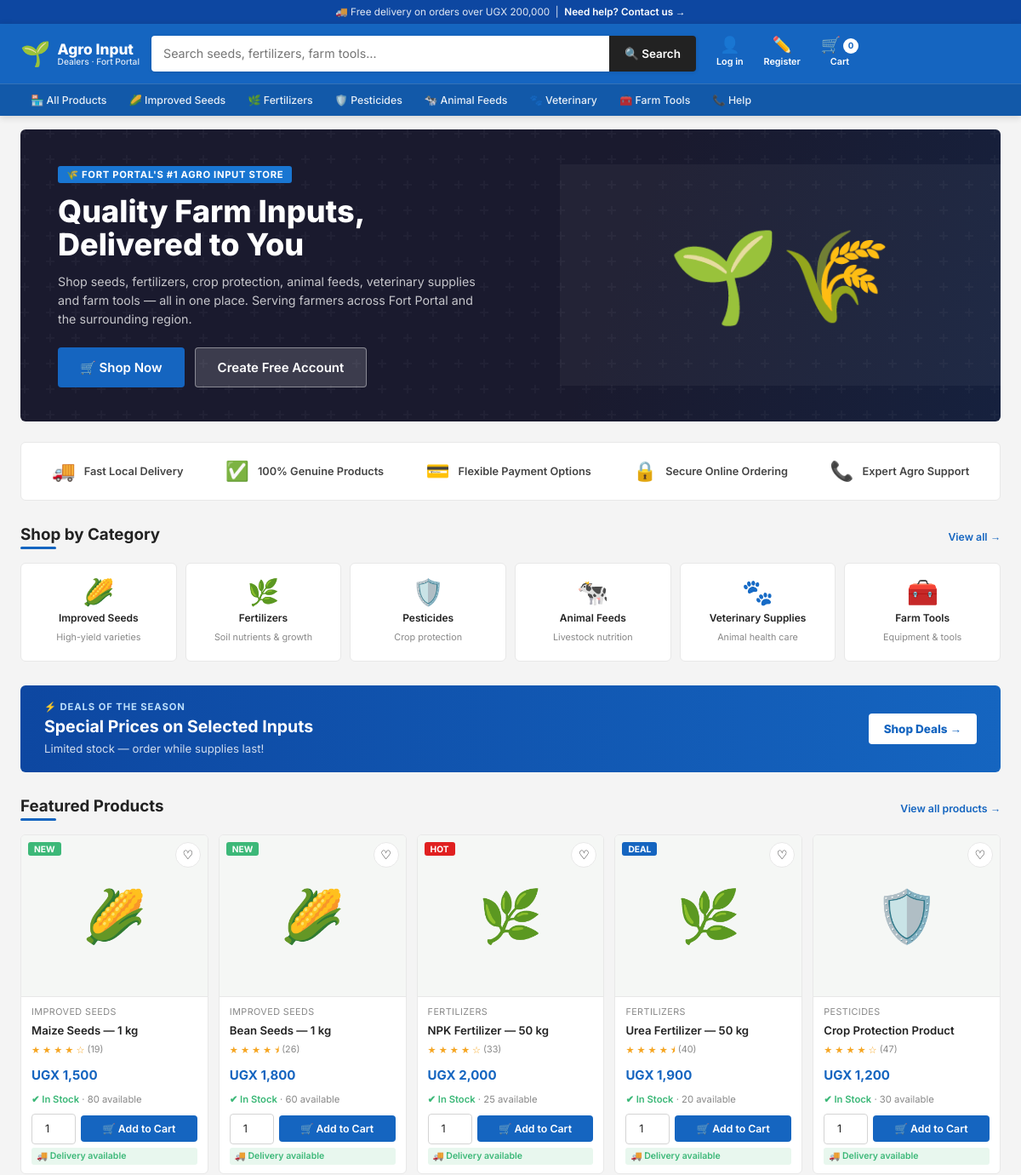
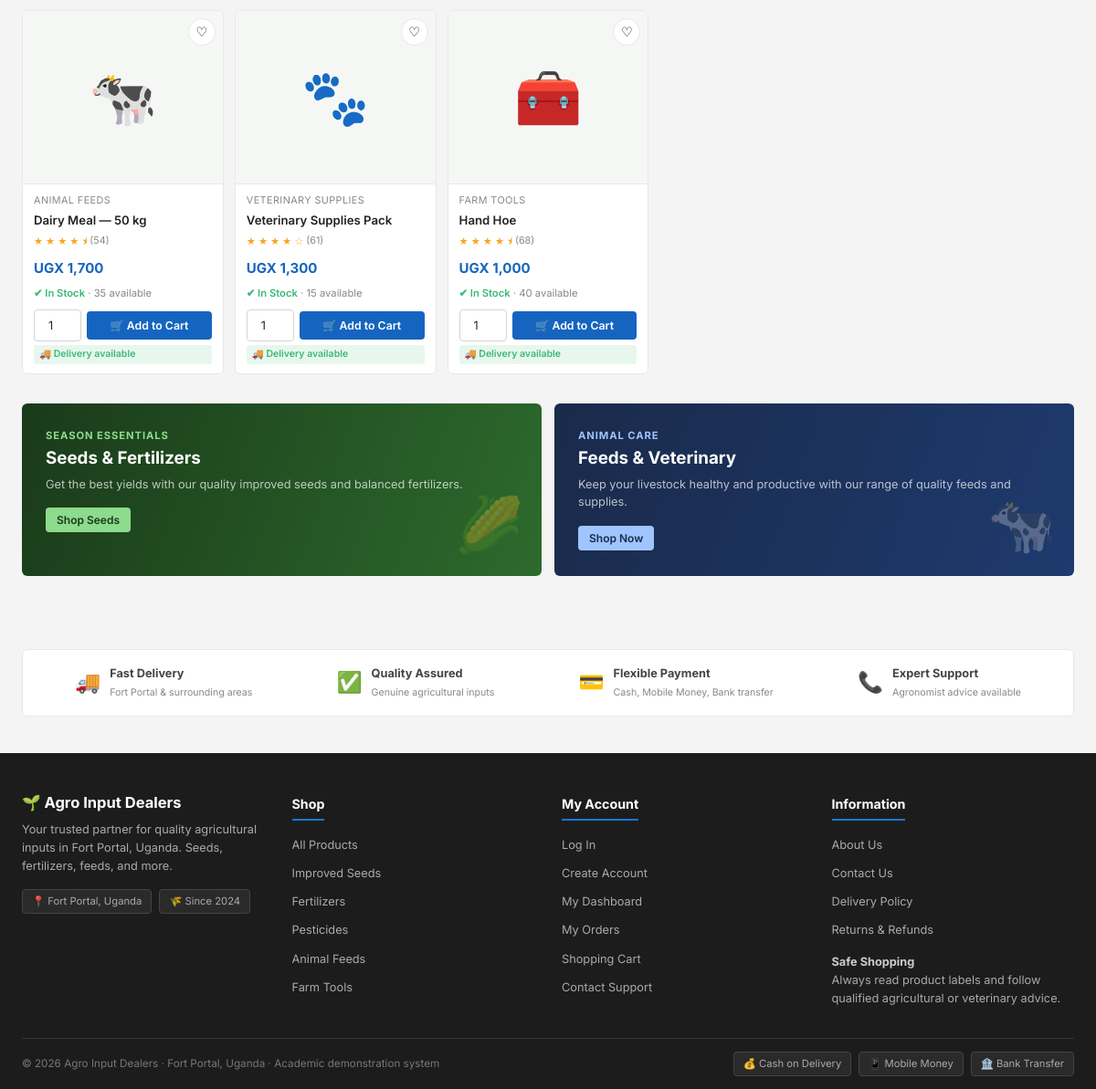
The page / on the database its author committed (2 pictures, top to bottom).
### tables this page shows
CREATE TABLE IF NOT EXISTS products (
  id INT UNSIGNED AUTO_INCREMENT PRIMARY KEY,
  name VARCHAR(160) NOT NULL,
  category ENUM('Improved Seeds','Fertilizers','Pesticides','Animal Feeds','Veterinary Supplies','Farm Tools') NOT NULL,
  description TEXT,
  price DECIMAL(12,2) NOT NULL DEFAULT 0,
  stock_quantity INT NOT NULL DEFAULT 0,
  image_url VARCHAR(500) DEFAULT NULL,
  active TINYINT(1) NOT NULL DEFAULT 1,
  created_at TIMESTAMP NOT NULL DEFAULT CURRENT_TIMESTAMP,
  INDEX idx_products_category (category),
  INDEX idx_products_active (active)
);

### config.php (called while the page is built, shortened)
<?php
function e(?string $value): string {
    return htmlspecialchars($value ?? '', ENT_QUOTES | ENT_SUBSTITUTE, 'UTF-8');
}
function money(float|int|string $amount): string {
    return 'UGX ' . number_format((float)$amount, 0);
}
function current_user(): ?array {
    return $_SESSION['user'] ?? null;
}
function cart_count(): int {
    return array_sum(array_map('intval', $_SESSION['cart'] ?? []));
}

### index.php (the view, shortened to what this page needs)
<?php
require 'config.php';
$featured = $pdo->query("SELECT * FROM products WHERE active=1 ORDER BY created_at DESC LIMIT 10")->fetchAll();
$categories = [
    'Improved Seeds'      => ['icon'=>'🌽', 'desc'=>'High-yield varieties'],
    'Fertilizers'         => ['icon'=>'🌿', 'desc'=>'Soil nutrients & growth'],
    'Pesticides'          => ['icon'=>'🛡️', 'desc'=>'Crop protection'],
    'Animal Feeds'        => ['icon'=>'🐄', 'desc'=>'Livestock nutrition'],
    'Veterinary Supplies' => ['icon'=>'🐾', 'desc'=>'Animal health care'],
    'Farm Tools'          => ['icon'=>'🧰', 'desc'=>'Equipment & tools'],
];
$catIcons = ['Improved Seeds'=>'🌽','Fertilizers'=>'🌿','Pesticides'=>'🛡️','Animal Feeds'=>'🐄','Veterinary Supplies'=>'🐾','Farm Tools'=>'🧰'];
require 'includes/header.php';
?>
<div class="hero-banner">
  <div class="hero-copy">
    <div class="hero-eyebrow">🌾 Fort Portal's #1 Agro Input Store</div>
    <h1>Quality Farm Inputs,<br>Delivered to You</h1>
    <p>Shop seeds, fertilizers, crop protection, animal feeds, veterinary supplies and farm tools — all in one place. Serving farmers across Fort Portal and the surrounding region.</p>
    <div class="hero-actions">
      <a class="btn lg" href="products.php">🛒 Shop Now</a>
      <a class="btn secondary lg" href="register.php" style="color:#fff; background:rgba(255,255,255,.15); border-color:rgba(255,255,255,.4);">Create Free Account</a>
    </div>
  </div>
  <div class="hero-art">🌱🌾</div>
</div>
<div class="trust-strip" style="margin-top:0; margin-bottom:24px;">
  <div class="trust-item"><span class="t-icon">🚚</span><span>Fast Local Delivery</span></div>
  <div class="trust-item"><span class="t-icon">✅</span><span>100% Genuine Products</span></div>
  <div class="trust-item"><span class="t-icon">💳</span><span>Flexible Payment Options</span></div>
  <div class="trust-item"><span class="t-icon">🔒</span><span>Secure Online Ordering</span></div>
  <div class="trust-item"><span class="t-icon">📞</span><span>Expert Agro Support</span></div>
</div>
<div class="section-head">
  <h2>Shop by Category</h2>
  <a class="view-all" href="products.php">View all →</a>
</div>
<div class="category-grid">
  <?php foreach ($categories as $name => $cat): ?>
  <a class="category-tile" href="products.php?category=<?= urlencode($name) ?>">
    <span class="cat-icon"><?= $cat['icon'] ?></span>
    <strong><?= e($name) ?></strong>
    <small><?= e($cat['desc']) ?></small>
  </a>
  <?php endforeach; ?>
</div>
<div style="background:linear-gradient(90deg,#0d47a1,#1565c0); border-radius:6px; padding:18px 28px; display:flex; align-items:center; justify-content:space-between; flex-wrap:wrap; gap:14px; margin-bottom:28px;">
  <div>
    <div style="color:#bbdefb; font:700 .75rem Inter,sans-serif; letter-spacing:.08em; text-transform:uppercase; margin-bottom:4px;">⚡ Deals of the Season</div>
    <div style="color:#fff; font:700 1.3rem Inter,sans-serif;">Special Prices on Selected Inputs</div>
    <div style="color:rgba(255,255,255,.8); font-size:.88rem; margin-top:4px;">Limited stock — order while supplies last!</div>
  </div>
  <a class="btn" href="products.php" style="background:#fff; color:#1565c0; font-weight:800;">Shop Deals →</a>
</div>
<div class="section-head">
  <h2>Featured Products</h2>
  <a class="view-all" href="products.php">View all products →</a>
</div>
<div class="grid">
<?php foreach ($featured as $i => $p):
  $emoji = $catIcons[$p['category']] ?? '🌱';
  $badges = [];
  if ($i < 2) $badges[] = '<span class="badge new">NEW</span>';
  if ($i === 2) $badges[] = '<span class="badge hot">HOT</span>';
  if ($i === 3) $badges[] = '<span class="badge deal">DEAL</span>';
  $stars = 4 + ($p['id'] % 2 == 0 ? 0.5 : 0);
  $fullStars = floor($stars); $halfStar = ($stars - $fullStars) >= 0.5;
  $reviews = 12 + ($p['id'] * 7 % 88);
?>
<article class="product-card">
  <?php if ($badges): ?><div class="badge-wrap"><?= implode('', $badges) ?></div><?php endif; ?>
  <button class="wishlist-btn" title="Add to wishlist" type="button">♡</button>
  <div class="product-image" style="height:190px; overflow:hidden; background:#f5f7f5;">
    <?php if (!empty($p['image_url'])): ?>
      <div style="display:none; width:100%; height:100%; align-items:center; justify-content:center; font-size:4rem;"><?= $emoji ?></div>
    <?php else: ?>
      <div style="width:100%; height:100%; display:flex; align-items:center; justify-content:center; font-size:4rem;"><?= $emoji ?></div>
    <?php endif; ?>
  </div>
  <div class="product-body">
    <div class="p-category"><?= e($p['category']) ?></div>
    <h3><?= e($p['name']) ?></h3>
    <div class="stars">
      <?php for ($s = 1; $s <= 5; $s++): ?>
        <span class="star-icon"><?= $s <= $fullStars ? '★' : ($halfStar && $s == $fullStars+1 ? '⯨' : '☆') ?></span>
      <?php endfor; ?>
      <span class="rating-count">(<?= $reviews ?>)</span>
    </div>
    <div class="price-wrap">
      <span class="price"><?= money($p['price']) ?></span>
    </div>
    <div class="stock">
      <?php if ((int)$p['stock_quantity'] > 0): ?>
        <span class="in-stock">✔ In Stock</span> · <?= (int)$p['stock_quantity'] ?> available
      <?php else: ?>
        <span class="out-stock">✘ Out of Stock</span>
      <?php endif; ?>
    </div>
    <?php if ((int)$p['stock_quantity'] > 0): ?>
    <form method="post" action="cart.php" class="add-form">
      <input class="qty" type="number" name="quantity" min="1" max="<?= (int)$p['stock_quantity'] ?>" value="1" aria-label="Quantity">
      <button class="btn" type="submit">🛒 Add to Cart</button>
    </form>
    <?php else: ?>
    <button class="btn secondary" disabled>Out of Stock</button>
    <?php endif; ?>
    <span class="free-delivery">🚚 Delivery available</span>
  </div>
</article>
<?php endforeach; ?>
</div>
<div style="display:grid; grid-template-columns:1fr 1fr; gap:14px; margin:32px 0 10px;">
  <div style="background:linear-gradient(110deg,#1a3a1a,#2d6a2d); border-radius:6px; padding:28px 26px; position:relative; overflow:hidden;">
    <div style="color:#8ddb8d; font:700 .75rem Inter,sans-serif; letter-spacing:.08em; text-transform:uppercase; margin-bottom:6px;">SEASON ESSENTIALS</div>
    <div style="color:#fff; font:700 1.25rem Inter,sans-serif; margin-bottom:8px;">Seeds &amp; Fertilizers</div>
    <p style="color:rgba(255,255,255,.7); font-size:.85rem; margin-bottom:16px;">Get the best yields with our quality improved seeds and balanced fertilizers.</p>
    <a href="products.php?category=Improved+Seeds" class="btn sm" style="background:#8ddb8d; color:#1a3a1a;">Shop Seeds</a>
    <div style="position:absolute; right:20px; bottom:10px; font-size:4rem; opacity:.3;">🌽</div>
  </div>
  <div style="background:linear-gradient(110deg,#1a2a4a,#1e3a6e); border-radius:6px; padding:28px 26px; position:relative; overflow:hidden;">
    <div style="color:#a0c4ff; font:700 .75rem Inter,sans-serif; letter-spacing:.08em; text-transform:uppercase; margin-bottom:6px;">ANIMAL CARE</div>
    <div style="color:#fff; font:700 1.25rem Inter,sans-serif; margin-bottom:8px;">Feeds &amp; Veterinary</div>
    <p style="color:rgba(255,255,255,.7); font-size:.85rem; margin-bottom:16px;">Keep your livestock healthy and productive with our range of quality feeds and supplies.</p>
    <a href="products.php?category=Animal+Feeds" class="btn sm" style="background:#a0c4ff; color:#1a2a4a;">Shop Now</a>
    <div style="position:absolute; right:20px; bottom:10px; font-size:4rem; opacity:.3;">🐄</div>
  </div>
</div>
<?php require 'includes/footer.php'; ?>

### includes/header.php (shortened to what this page needs)
<!doctype html>
<html lang="en">
<head>
  <link rel="stylesheet" href="assets/style.css">
</head>
<body>
<?php if (!current_user() || current_user()['role'] !== 'admin'): ?>
<div class="header-top">
  🚚 Free delivery on orders over UGX 200,000 &nbsp;|&nbsp;
  <a href="contact.php">Need help? Contact us →</a>
</div>
<?php endif; ?>
<header class="site-header">
  <div class="container">
    <div class="header-main">
      <a class="brand" href="index.php">
        <span class="brand-mark">🌱</span>
        <span class="brand-text">
          Agro Input
          <small>Dealers · Fort Portal</small>
        </span>
      </a>
      <form class="header-search" method="get" action="products.php" role="search">
        <input type="search" name="q"
               value="<?= e($_GET['q'] ?? '') ?>"
               placeholder="Search seeds, fertilizers, farm tools…"
               aria-label="Search products">
        <button type="submit">🔍 Search</button>
      </form>
      <nav class="header-actions" aria-label="Account navigation">
        <?php if (current_user()): ?>
          <a class="hdr-btn" href="dashboard.php">
            <span class="icon">📊</span>
            <span class="label">Dashboard</span>
          </a>
          <?php if (current_user()['role'] === 'admin'): ?>
          <a href="admin.php"
             style="display:inline-flex;align-items:center;gap:6px;background:#ffd54f;color:#0d2a4a;padding:8px 14px;border-radius:6px;font:700 .82rem Inter,sans-serif;text-decoration:none;white-space:nowrap;transition:background .15s;"
             onmouseover="this.style.background='#ffca28'"
             onmouseout="this.style.background='#ffd54f'">
            ⚙️ <span>Admin Panel</span>
          </a>
          <a href="reports.php"
             style="display:inline-flex;align-items:center;gap:6px;background:rgba(255,255,255,.2);color:#fff;padding:8px 14px;border-radius:6px;font:700 .82rem Inter,sans-serif;text-decoration:none;white-space:nowrap;transition:background .15s;"
             onmouseover="this.style.background='rgba(255,255,255,.3)'"
             onmouseout="this.style.background='rgba(255,255,255,.2)'">
            📈 <span>Reports</span>
          </a>
          <?php endif; ?>
          <a class="hdr-btn" href="logout.php">
            <span class="icon"><?= user_avatar(current_user()['avatar'] ?? null, current_user()['full_name'], 26) ?></span>
            <span class="label">Log out</span>
          </a>
        <?php else: ?>
          <a class="hdr-btn" href="login.php">
            <span class="icon">👤</span>
            <span class="label">Log in</span>
          </a>
          <a class="hdr-btn" href="register.php">
            <span class="icon">✏️</span>
            <span class="label">Register</span>
          </a>
        <?php endif; ?>
        <a class="hdr-btn" href="cart.php" aria-label="Shopping cart, <?= cart_count() ?> items">
          <span class="icon">🛒<span class="cart-count"><?= cart_count() ?></span></span>
          <span class="label">Cart</span>
        </a>
      </nav>
    </div>
  </div>
  <div class="cat-nav">
    <div class="container">
      <div class="cat-nav-inner">
        <?php if (current_user() && current_user()['role'] === 'admin'): ?>
          <a href="admin.php"              style="color:#ffd54f; font-weight:700;">⚙️ Admin</a>
          <a href="reports.php"            style="color:#ffd54f; font-weight:700;">📈 Reports</a>
          <a href="admin.php?tab=orders"   >🧾 Orders</a>
          <a href="admin.php?tab=products" >📦 Products</a>
          <a href="admin.php?tab=customers">👥 Customers</a>
          <a href="admin.php?tab=add_product">➕ Add Product</a>
          <span style="color:rgba(255,255,255,.2); padding:0 6px;">|</span>
          <a href="products.php">🏪 Store</a>
          <a href="contact.php">📞 Help</a>
        <?php else: ?>
          <a href="products.php">🏪 All Products</a>
          <a href="products.php?category=<?= urlencode('Improved Seeds') ?>">🌽 Improved Seeds</a>
          <a href="products.php?category=<?= urlencode('Fertilizers') ?>">🌿 Fertilizers</a>
          <a href="products.php?category=<?= urlencode('Pesticides') ?>">🛡️ Pesticides</a>
          <a href="products.php?category=<?= urlencode('Animal Feeds') ?>">🐄 Animal Feeds</a>
          <a href="products.php?category=<?= urlencode('Veterinary Supplies') ?>">🐾 Veterinary</a>
          <a href="products.php?category=<?= urlencode('Farm Tools') ?>">🧰 Farm Tools</a>
          <a href="contact.php">📞 Help</a>
        <?php endif; ?>
      </div>
    </div>
  </div>
</header>
<main class="main-content">
  <div class="container">

### includes/footer.php
  </div>
</main>
<div class="container">
  <div class="trust-strip">
    <div class="trust-item"><span class="t-icon">🚚</span><div><strong>Fast Delivery</strong><br><small style="color:#888; font-weight:400">Fort Portal & surrounding areas</small></div></div>
    <div class="trust-item"><span class="t-icon">✅</span><div><strong>Quality Assured</strong><br><small style="color:#888; font-weight:400">Genuine agricultural inputs</small></div></div>
    <div class="trust-item"><span class="t-icon">💳</span><div><strong>Flexible Payment</strong><br><small style="color:#888; font-weight:400">Cash, Mobile Money, Bank transfer</small></div></div>
    <div class="trust-item"><span class="t-icon">📞</span><div><strong>Expert Support</strong><br><small style="color:#888; font-weight:400">Agronomist advice available</small></div></div>
  </div>
</div>
<footer class="site-footer">
  <div class="container">
    <div class="footer-main">
      <div class="footer-col">
        <div class="footer-brand">🌱 Agro Input Dealers</div>
        <p>Your trusted partner for quality agricultural inputs in Fort Portal, Uganda. Seeds, fertilizers, feeds, and more.</p>
        <div style="margin-top:14px; display:flex; gap:8px; flex-wrap:wrap;">
          <span class="footer-badge">📍 Fort Portal, Uganda</span>
          <span class="footer-badge">🌾 Since 2024</span>
        </div>
      </div>
      <div class="footer-col">
        <h4>Shop</h4>
        <ul>
          <li><a href="products.php">All Products</a></li>
          <li><a href="products.php?category=Improved+Seeds">Improved Seeds</a></li>
          <li><a href="products.php?category=Fertilizers">Fertilizers</a></li>
          <li><a href="products.php?category=Pesticides">Pesticides</a></li>
          <li><a href="products.php?category=Animal+Feeds">Animal Feeds</a></li>
          <li><a href="products.php?category=Farm+Tools">Farm Tools</a></li>
        </ul>
      </div>
      <div class="footer-col">
        <h4>My Account</h4>
        <ul>
          <li><a href="login.php">Log In</a></li>
          <li><a href="register.php">Create Account</a></li>
          <li><a href="dashboard.php">My Dashboard</a></li>
          <li><a href="my_orders.php">My Orders</a></li>
          <li><a href="cart.php">Shopping Cart</a></li>
          <li><a href="contact.php">Contact Support</a></li>
        </ul>
      </div>
      <div class="footer-col">
        <h4>Information</h4>
        <ul>
          <li><a href="contact.php">About Us</a></li>
          <li><a href="contact.php">Contact Us</a></li>
          <li><a href="contact.php">Delivery Policy</a></li>
          <li><a href="contact.php">Returns & Refunds</a></li>
        </ul>
        <p style="margin-top:14px;">
          <strong style="color:#ccc;">Safe Shopping</strong><br>
          Always read product labels and follow qualified agricultural or veterinary advice.
        </p>
      </div>
    </div>
    <div class="footer-bottom">
      <p>© <?= date('Y') ?> Agro Input Dealers · Fort Portal, Uganda · Academic demonstration system</p>
      <div class="footer-badges">
        <span class="footer-badge">💰 Cash on Delivery</span>
        <span class="footer-badge">📱 Mobile Money</span>
        <span class="footer-badge">🏦 Bank Transfer</span>
      </div>
    </div>
  </div>
</footer>
</body>
</html>

### rows shown on the page
products: category "🌽", category "IMPROVED SEEDS", name "Maize Seeds — 1 kg", id "19", price "UGX 1,500", stock_quantity "80"
products: category "🌽", category "IMPROVED SEEDS", name "Bean Seeds — 1 kg", id "26", price "UGX 1,800", stock_quantity "60"
products: category "🌿", category "FERTILIZERS", name "NPK Fertilizer — 50 kg", id "33", price "UGX 2,000", stock_quantity "25"
products: category "🌿", category "FERTILIZERS", name "Urea Fertilizer — 50 kg", id "40", price "UGX 1,900", stock_quantity "20"
products: category "🛡️", category "PESTICIDES", name "Crop Protection Product", id "47", price "UGX 1,200", stock_quantity "30"
products: category "🐄", category "ANIMAL FEEDS", name "Dairy Meal — 50 kg", id "54", price "UGX 1,700", stock_quantity "35"
products: category "🐾", category "VETERINARY SUPPLIES", name "Veterinary Supplies Pack", id "61", price "UGX 1,300", stock_quantity "15"
products: category "🧰", category "FARM TOOLS", name "Hand Hoe", id "68", price "UGX 1,000", stock_quantity "40"

### other values the page prints
cart_count() "0"
$cat['icon'] "🌽"
$name "Improved Seeds"
$cat['desc'] "High-yield varieties"
$cat['icon'] "🌿"
$name "Fertilizers"
$cat['desc'] "Soil nutrients & growth"
$cat['icon'] "🛡️"
$name "Pesticides"
$cat['desc'] "Crop protection"
$cat['icon'] "🐄"
$name "Animal Feeds"
$cat['desc'] "Livestock nutrition"
$cat['icon'] "🐾"
$name "Veterinary Supplies"
